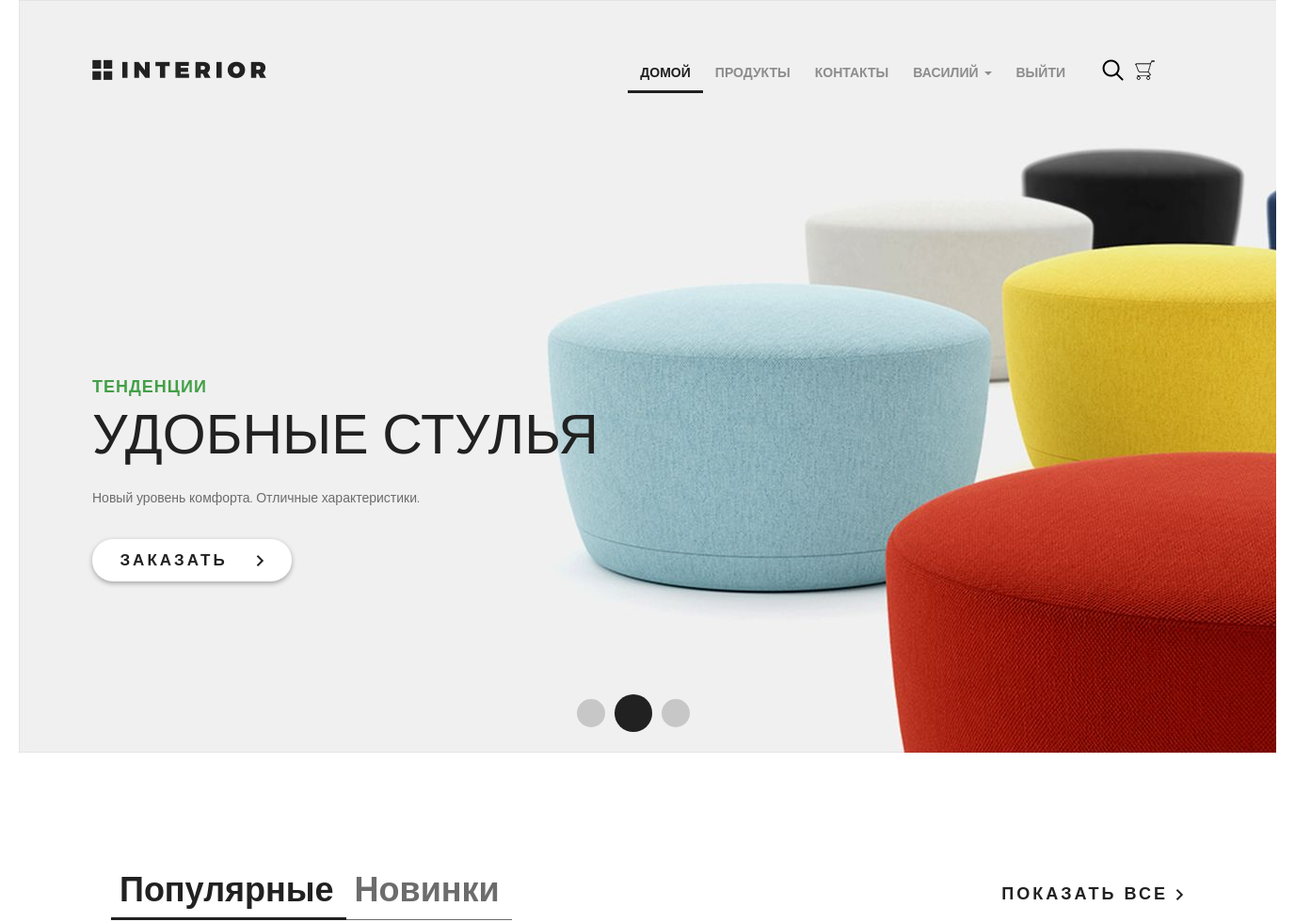
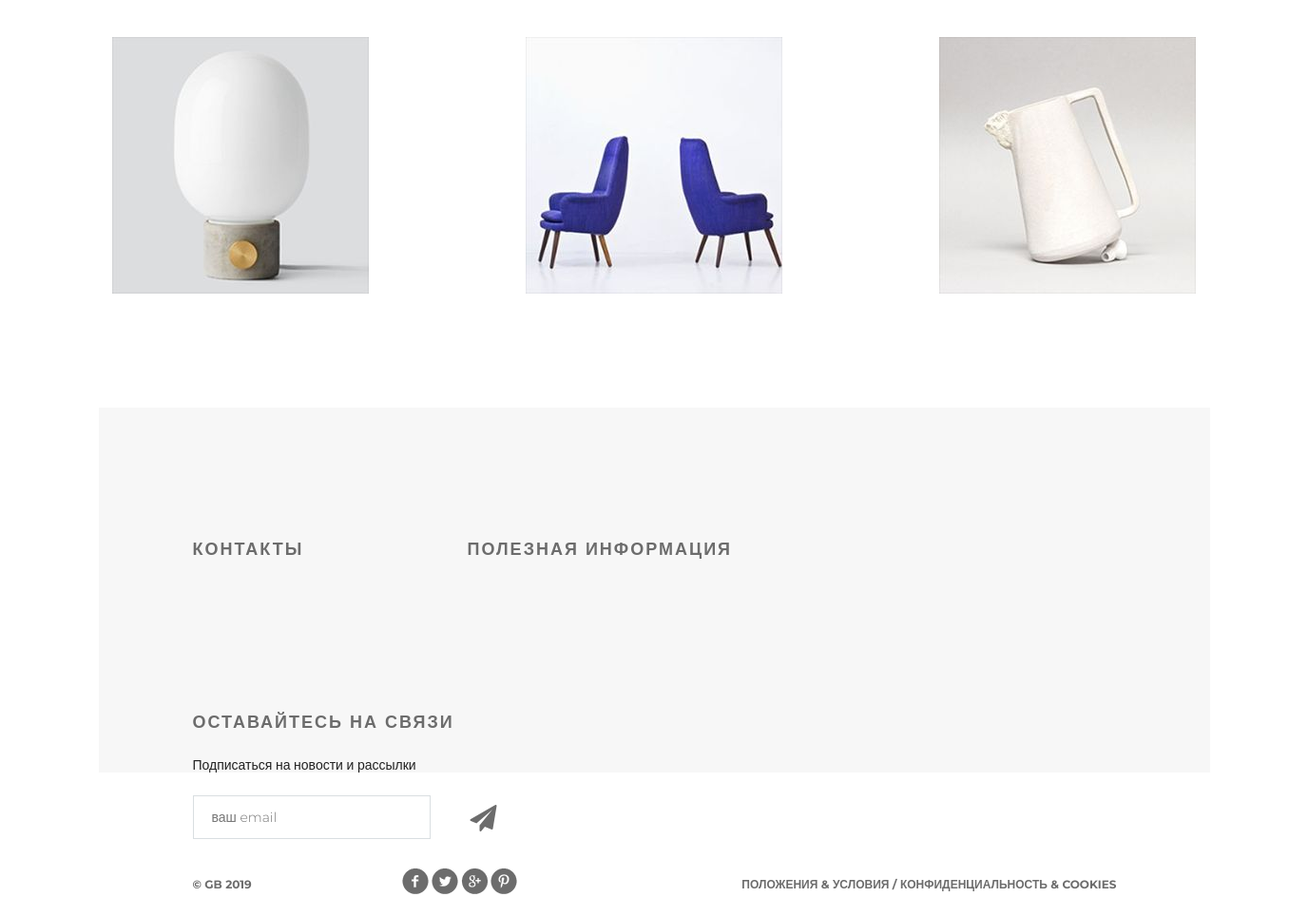
/ (signed in), run on the app's committed database (2 pictures, top to bottom).
### authapp/models.py (models this page shows, shortened)
class ShopUser(AbstractUser):
    avatar = models.ImageField(upload_to='users_avatars', blank=True)
    age = models.PositiveIntegerField(verbose_name='возраст', default=18)
    activation_key = models.CharField(max_length=128, blank=True)
    activation_key_expires = models.DateTimeField(default=(now() + timedelta(hours=48)))

### mainapp/models.py (models this page shows, shortened)
class Product(models.Model):
    category = models.ForeignKey(ProductCategory, on_delete=models.CASCADE)
    name = models.CharField(verbose_name='имя продукта', max_length=128)
    image = models.ImageField(upload_to='products_images', blank=True)
    short_desc = models.CharField(verbose_name='краткое описание продукта', max_length=60, blank=True)
    description = models.TextField(verbose_name='описание продукта', blank=True)
    price = models.DecimalField(verbose_name='цена продукта', max_digits=8, decimal_places=2, default=0)
    quantity = models.PositiveIntegerField(verbose_name='количество на складе', default=0)
    is_active = models.BooleanField(verbose_name='активна', default=True)

### mainapp/views.py (the view)
# urls.py: path('', mainapp.main, name='main'),
def main(request):
    title = 'главная'
    products = Product.objects.filter(is_active=True, category__is_active=True)[:3]
    content = {
        'title': title,
        'products': products,
    }
    return render(request, 'mainapp/index.html', content)

### mainapp/context_processors.py (called while the page is built)
def basket(request):
    print(f'context processor basket works')
    basket = []
    if request.user.is_authenticated:
        basket = Basket.objects.filter(user=request.user)
    return {'basket': basket, }

### mainapp/templates/mainapp/index.html (shortened to what this page needs)
{% extends 'mainapp/base.html' %}
{% load staticfiles %}
{% block menu %}
    <div class="slider">
        <div class="header clearfix">
                {% include 'mainapp/includes/inc_menu.html' %}
        </div>
        <div class="text-slider">
            <h3 class="green">тенденции</h3>
            <h3 class="big"> удобные стулья</h3>
            <p>Новый уровень комфорта. Отличные характеристики.</p>
            <a href="#" class="button-order">
				заказать
				<img src="{% static 'img/arrow.png' %}" alt="">
			</a>
        </div>
        <div class="navi">
            <a href="#"></a><a href="#"></a><a href="#"></a>
        </div>
    </div>
{% endblock %}
{% block content %}
    <div class="featured">
        <div class="featured-menu">
            <a class="active" href="#">Популярные</a><a href="#">Новинки</a>
        </div>
        <a class="explore" href="#">показать все <img src="{% static 'img/arrow.png' %}" alt=""></a>
        <div class="clearfix">
        </div>
        <div class="tab-content">
            {% for product in products %}
                <div class="block">
                    <a href="#"><img src="/media/{{ product.image }}" alt="{{ product.short_desc }}">
                    </a>
                </div>
            {% endfor %}
        </div>
    </div>
    <div class="clr"></div>
{% endblock %}

### mainapp/templates/mainapp/includes/inc_menu.html (shortened to what this page needs)
<a href="{% url 'main' %}" class="logo"></a>
<ul class="menu">
    <li>
        <a href="{% url 'main' %}" class="{% if request.resolver_match.url_name == 'main' %}active{% endif %}">
            домой
        </a>
    </li>
    <li>
        <a href="{% url 'products:index' %}" class="{% if request.resolver_match.namespace == 'products' %}active{% endif %}">
            продукты
        </a>
    </li>
    <li>
        <a href="{% url 'contact' %}" class="{% if request.resolver_match.url_name == 'contact' %}active{% endif %}">
            контакты
        </a>
    </li>
    {% if user.is_authenticated %}
        <li>
            <div class="dropdown">
                <a class="dropdown-toggle" href="" data-toggle="dropdown">
                {{ user.first_name|default:'Пользователь' }}
                    <span class="caret"></span>
                </a>
            </div>
        </li>
    {% endif %}
    <li>
        {% if user.is_authenticated %}
            <a href="{% url 'auth:logout' %}">выйти</a>
        {% else %}
            <a href="{% url 'auth:login' %}">войти</a>
        {% endif %}
    </li>
</ul>
<a href="#" class="search"></a>
<a href="{% url 'basket:view' %}" class="basket">
</a>

### static/css/style.css (style rules this page uses)
* { margin: 0; padding: 0; }
body { font-family: 'Montserrat', sans-serif; }
html, body { height: 100%; }
.clr { height: 384px; }
.slider { height: 800px; background-image: url(/static/img/slider.jpg); padding-left: 78px; padding-right: 211px; position: relative; }
.logo { background-image: url(/static/img/logo.png); margin-top: 63px; width: 185px; height: 22px; float: left; }
.menu { list-style-type: none; margin-top: 67px; float: right; }
.menu li { float: left; }
.menu a { color: #8c8c8c; font-size: 14px; font-weight: 700; text-align: right; text-transform: uppercase; text-decoration: none; padding: 10px 13px; }
.menu .active { color: #212121; font-weight: 700; border-bottom: 3px solid #212121; }
.search { display: block; width: 23px; height: 23px; background-image: url(/static/img/search.png); position: absolute; top: 63px; left: 1151px; }
.basket { display: block; width: 23px; height: 23px; background-image: url(/static/img/basket.png); position: absolute; top: 63px; left: 1185px; text-decoration: none; color: #555; }
.clearfix:after { content: ""; display: block; clear: both; }
.text-slider { margin-top: 288px; position: absolute; }
.text-slider p { color: #6c6c6c; font-size: 14px; text-align: left; width: 458px; line-height: 24px; }
.button-order { background-color: #ffffff; box-shadow: 0px 2px 4.85px 0.15px rgba(33, 33, 33, 0.35); width: 212px; height: 45px; display: block; text-transform: uppercase; text-align: center; border-radius: 22px; text-decoration: none; color: #212121; font-size: 17px; font-weight: 700; line-height: 45px; margin-top: 32px; letter-spacing: 3px; }
.button-order img { padding-left: 22px; }
.green { text-transform: uppercase; color: #43a047; font-size: 18px; font-weight: 700; text-align: left; margin-bottom: 22px; line-height: 13px; letter-spacing: 1px; }
.big { color: #212121; font-size: 59px; line-height: 43px; text-transform: uppercase; font-weight: 100; margin-bottom: 34px; }
.navi { position: absolute; bottom: 22px; right: 618px; display: flex; width: 130px; height: 40px; justify-content: space-between; align-items: center; }
.navi a { display: block; width: 30px; height: 30px; border-radius: 50%; background-color: rgba(33, 33, 33, 0.2); float: left; margin: 0px 5px; }
.navi a:nth-child(2) { display: block; width: 40px; height: 40px; border-radius: 50%; background-color: #212121; float: left; margin: 0px; }
.featured { padding-left: 98px; padding-right: 98px; }
.featured-menu { margin-top: 120px; width: 300px; height: 49px; float: left; }
.featured-menu a { color: #6c6c6c; font-size: 36px; font-weight: 700; text-align: left; text-decoration: none; border-bottom: 1px solid #6c6c6c; padding-bottom: 10px; padding-right: 13px; padding-left: 9px; }
.featured-menu .active { font-size: 36px; font-weight: 700; text-align: left; color: #212121; border-bottom: 3px solid #212121; padding-bottom: 8px; }
.explore { text-transform: uppercase; color: #212121; font-size: 18px; font-weight: 700; line-height: 24px; text-align: center; float: right; margin-top: 138px; letter-spacing: 3px; text-decoration: none; }
.tab-content { margin-top: 50px; display: flex; justify-content: space-between; margin-bottom: 120px; }
.tab-content .block { height: 270px; width: 270px; position: relative; }

### data on the page
ShopUser: first_name "ВАСИЛИЙ"
Product: image (picture)
Product: image (picture)
Product: image (picture)
